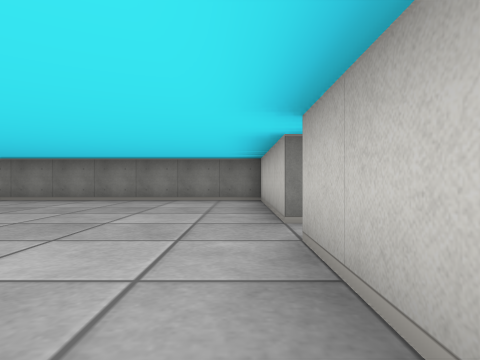
View 1 (above)

20 first-person views from a walk through a cub3D level. The camera is about half as high as the walls, looks level and sees 75° across. The floor is counted in squares. Each view is taken from the middle of a square. On the plan, view 1 faces up. The plan holds only what a view shows up to about 9 squares ahead; the rest is blank.

View 2
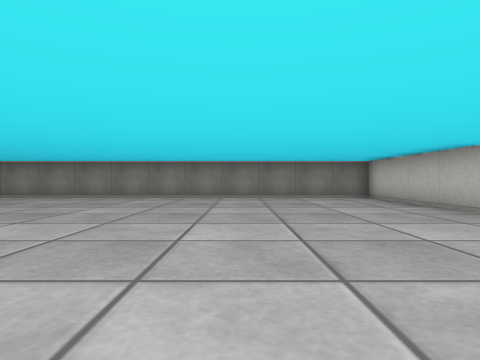

View 3
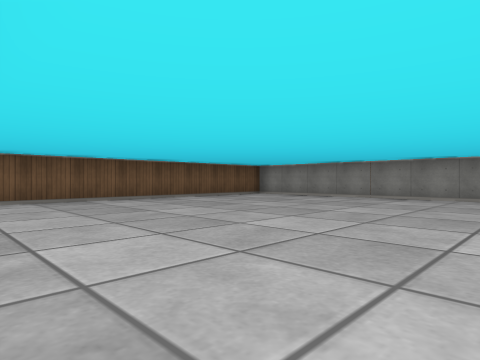

View 4
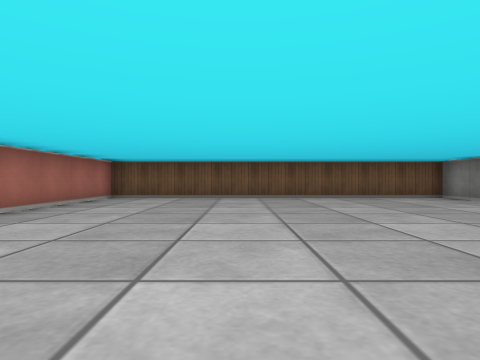

View 5
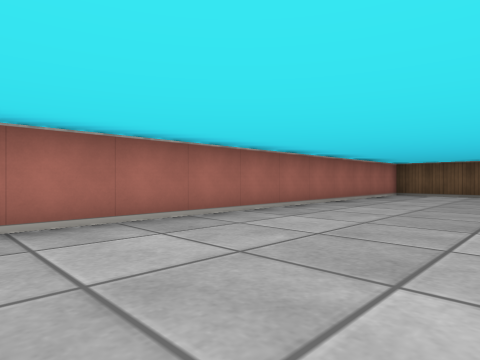

View 6
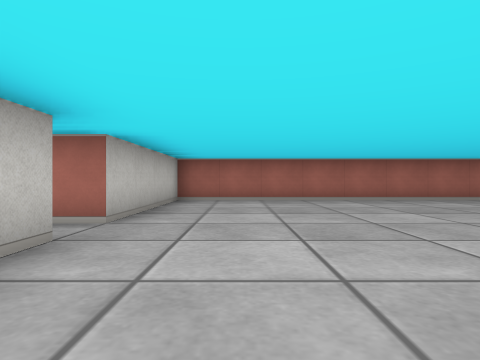

View 7
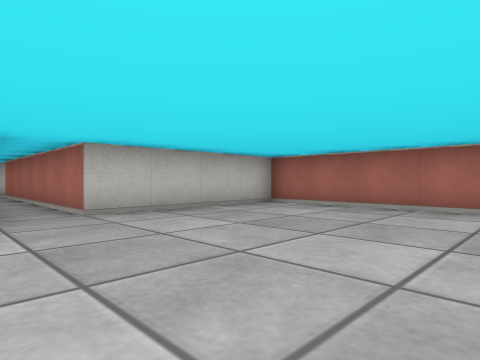

View 8
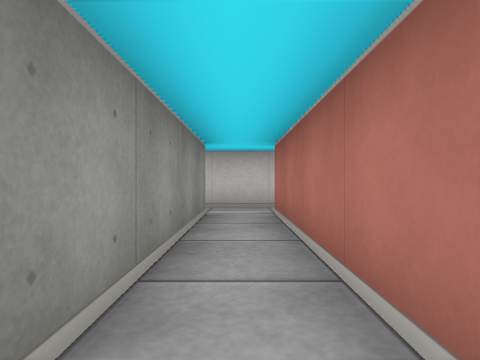

View 9
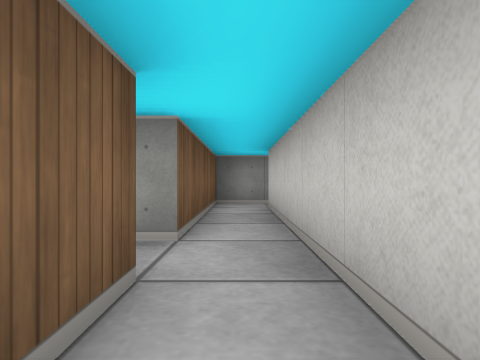

View 10
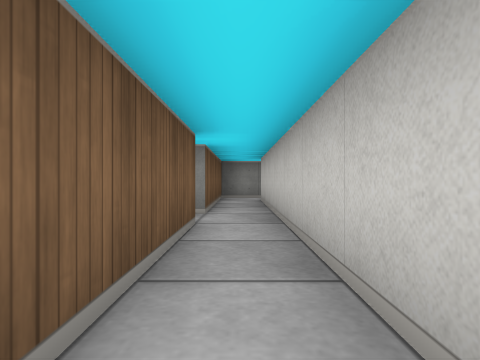

View 11
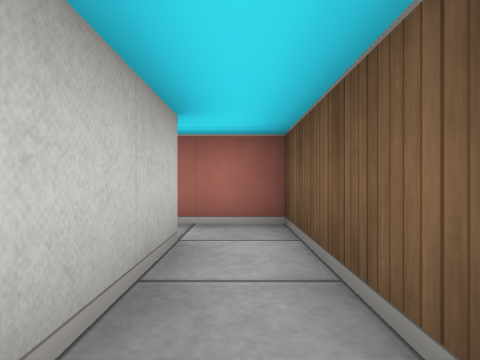

View 12
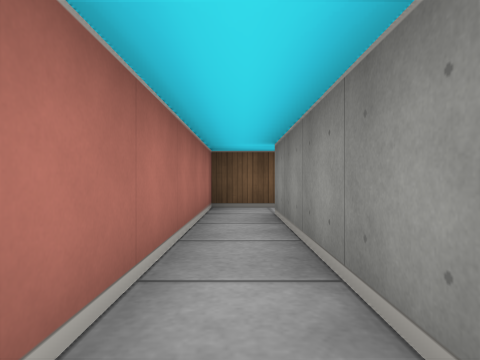

View 13
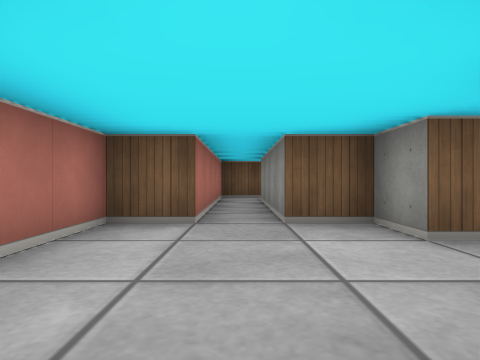

View 14
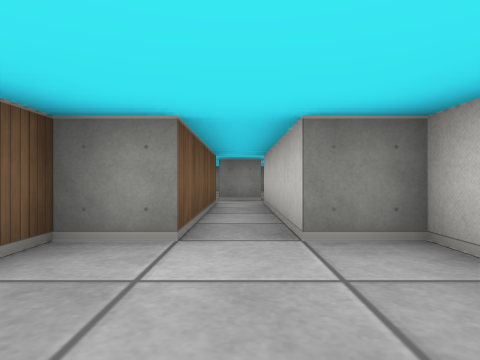

View 15
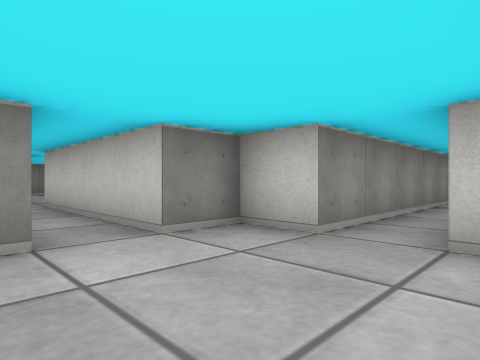

View 16
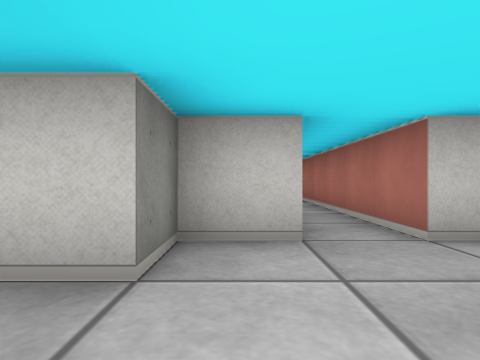

View 17
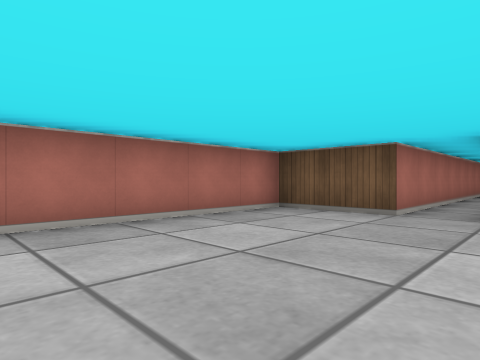

View 18
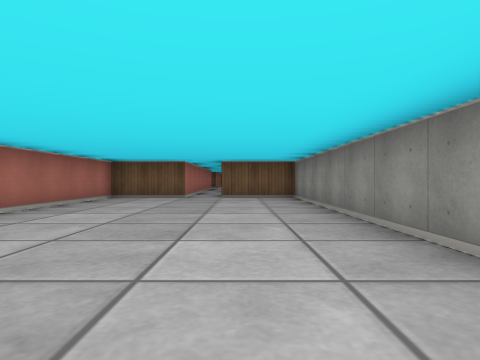

View 19
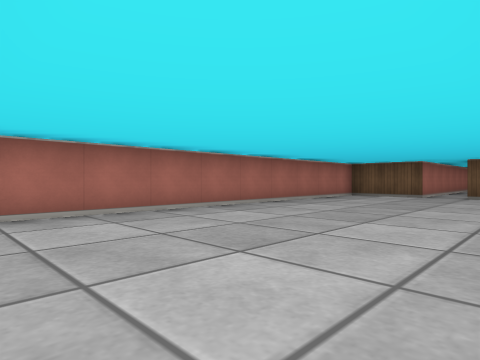

View 20
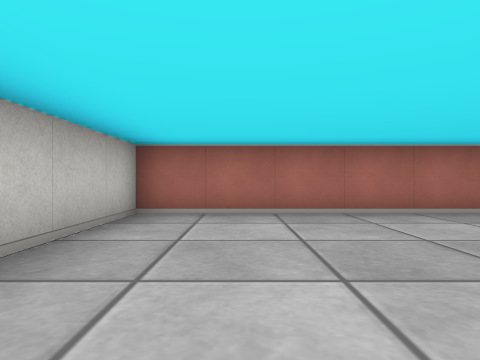

### Floor plan
Ten units are one square. View 1 is at (0, 0); x grows to the right and y downward. Boxes are objects, and circles mark ways between rooms. Rooms are numbered by the first view taken in them; rooms with no view inside come last. Other rooms are left out.
<svg viewBox="-130 -80 460 120">
<path fill="none" stroke="#000" d="M5 -35 5 -75 -96 -75M-111 -75 -125 -75 -125 15 5 15 5 -25M75 -25 75 -65M5 -25 65 -25M76 -75 65 -75 65 -35 26 -35M65 -25 65 15 75 15M75 5 75 -25M145 5 145 -5 135 -5 135 -45M145 20 145 15M125 -44 125 -5 115 -5 115 5 75 5M75 15 115 15 115 25 131 25M291 -15 225 -15 225 5M195 5 145 5M145 15 225 15 225 35 325 35 325 9"/>
<circle cx="10" cy="-30" r="3" fill="#2a7"/>
<circle cx="70" cy="-20" r="3" fill="#2a7"/>
<circle cx="80" cy="10" r="3" fill="#2a7"/>
<circle cx="150" cy="10" r="3" fill="#2a7"/>
<text x="-60" y="-30">1</text>
<text x="50" y="-30">2</text>
<text x="70" y="-10">3</text>
<text x="120" y="0">4</text>
<text x="260" y="10">5</text>
</svg>
Room 1 opens to room 2. Room 2 opens to room 3. Room 3 opens to room 4. Room 4 opens to room 5.

Where each view was taken, in squares from view 1:
view 1: 0 up, 0 right, facing up
view 2: 1 down, 3 left, facing up
view 3: 1 down, 5 left, facing up-left
view 4: 2 up, 4 left, facing left
view 5: 2 up, 2 left, facing down-left
view 6: 6 up, 1 left, facing down
view 7: 4 up, 4 left, facing down-right
view 8: 3 up, 2 right, facing right
view 9: 1 up, 7 right, facing up
view 10: 1 down, 7 right, facing up
view 11: 2 up, 7 right, facing down
view 12: 1 down, 12 right, facing left
view 13: 1 down, 15 right, facing left
view 14: 2 down, 13 right, facing up
view 15: 2 down, 12 right, facing up-right
view 16: 0 up, 12 right, facing right
view 17: 0 up, 27 right, facing down-left
view 18: 0 up, 31 right, facing left
view 19: 1 up, 32 right, facing down-left
view 20: 1 up, 31 right, facing down
